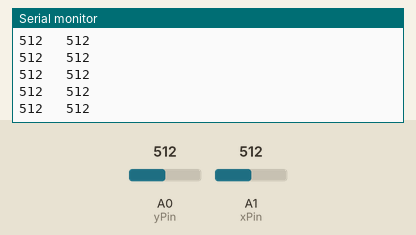
This sketch was run on a simulated Arduino Uno, built with avr-gcc and run on an emulated ATmega328P. Shown: the last lines printed to the serial monitor. The test bench sets the inputs (shaded band); at power-on: A1 (xPin) = 512, A0 (yPin) = 512.

Above: at 7.2 s.
7.3 s: A1 (xPin) set to 106
At 8.1 s:
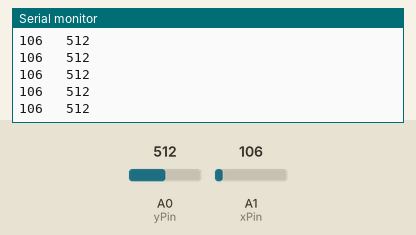
10.3 s: A1 (xPin) set to 89
At 11.3 s:
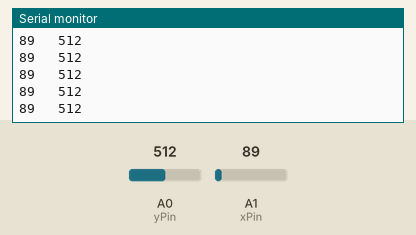
Timing chart, 0 to 13.3 s (numbered marks = the images above; inputs shaded):
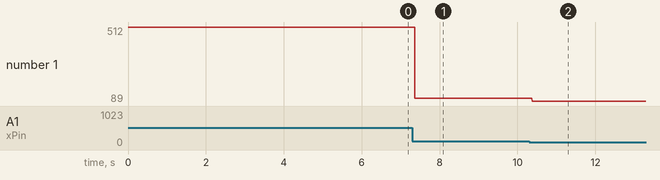

The sketch:

joystick_range_test.ino
```cpp
const int yPin = A0;
const int xPin = A1;
void setup() {
  Serial.begin(9600);

  pinMode(yPin,INPUT);
  pinMode(xPin, INPUT);
}

void loop() {
  int x = analogRead(xPin);
  int y = analogRead(yPin);
  Serial.print(x);
  Serial.print("   ");
  Serial.println(y);

}
```

Measured:
- after the input at 7.3 s, the serial monitor: prints a new line after 0.07 s (image 1)
- after the input at 10.3 s, the serial monitor: prints a new line after 0.08 s (image 2)
- plotted number 1: 512 → 106 after the input at 7.3 s, 106 → 89 after the input at 10.3 s
